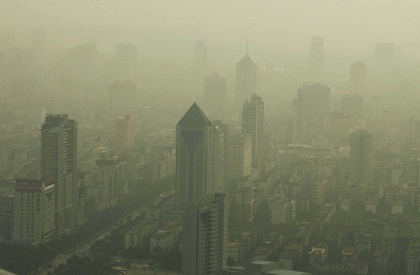
%> input picture 3-Image-Haze-Removal/program/fog.jpg, 420 x 275 px, shrunk from 2443 x 1599 before the run
$ octave --eval "PROJ3;"   (GNU Octave 9; MATLAB toolbox functions it lacks are replaced by stand-ins)
%> lines starting %> are read from the running program, lines starting %| are printed output that depends on the picture
function PROJ3

    filename1='fog';
    filename2='cs';
    filename3='tam';
    filename4='gulangyu';
    filename5='xiamen';
    filename6='ssh';
    filename7='ndmz';
    filename8='lj';
    filename9='exm';
    filename10='xtl';

    img1=imread([filename1 '.jpg']);
%> img1 is the input picture: size 275x420x3 uint8; mean R, G, B 131.8, 133.9, 107.5
    img2=imread([filename2 '.jpg']);
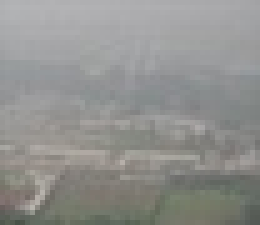
%> input picture 3-Image-Haze-Removal/program/cs.jpg, 52 x 45 px, shrunk from 300 x 262 before the run (shown 5 times larger)
%> img2 is the input picture: size 45x52x3 uint8; mean R, G, B 145.2, 145.6, 142.9
    img3=imread([filename3 '.jpg']);
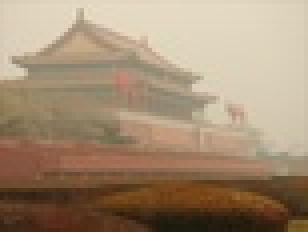
%> input picture 3-Image-Haze-Removal/program/tam.jpg, 77 x 58 px, shrunk from 450 x 338 before the run (shown 4 times larger)
%> img3 is the input picture: size 58x77x3 uint8; mean R, G, B 162.6, 140.5, 115.1
    img4=imread([filename4 '.jpg']);
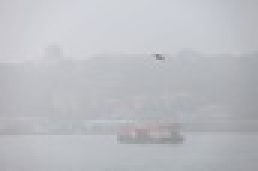
%> input picture 3-Image-Haze-Removal/program/gulangyu.jpg, 86 x 57 px, shrunk from 500 x 333 before the run (shown 3 times larger)
%> img4 is the input picture: size 57x86x3 uint8; mean R, G, B 187.6, 189.5, 194.6
%> (the run ends here)
